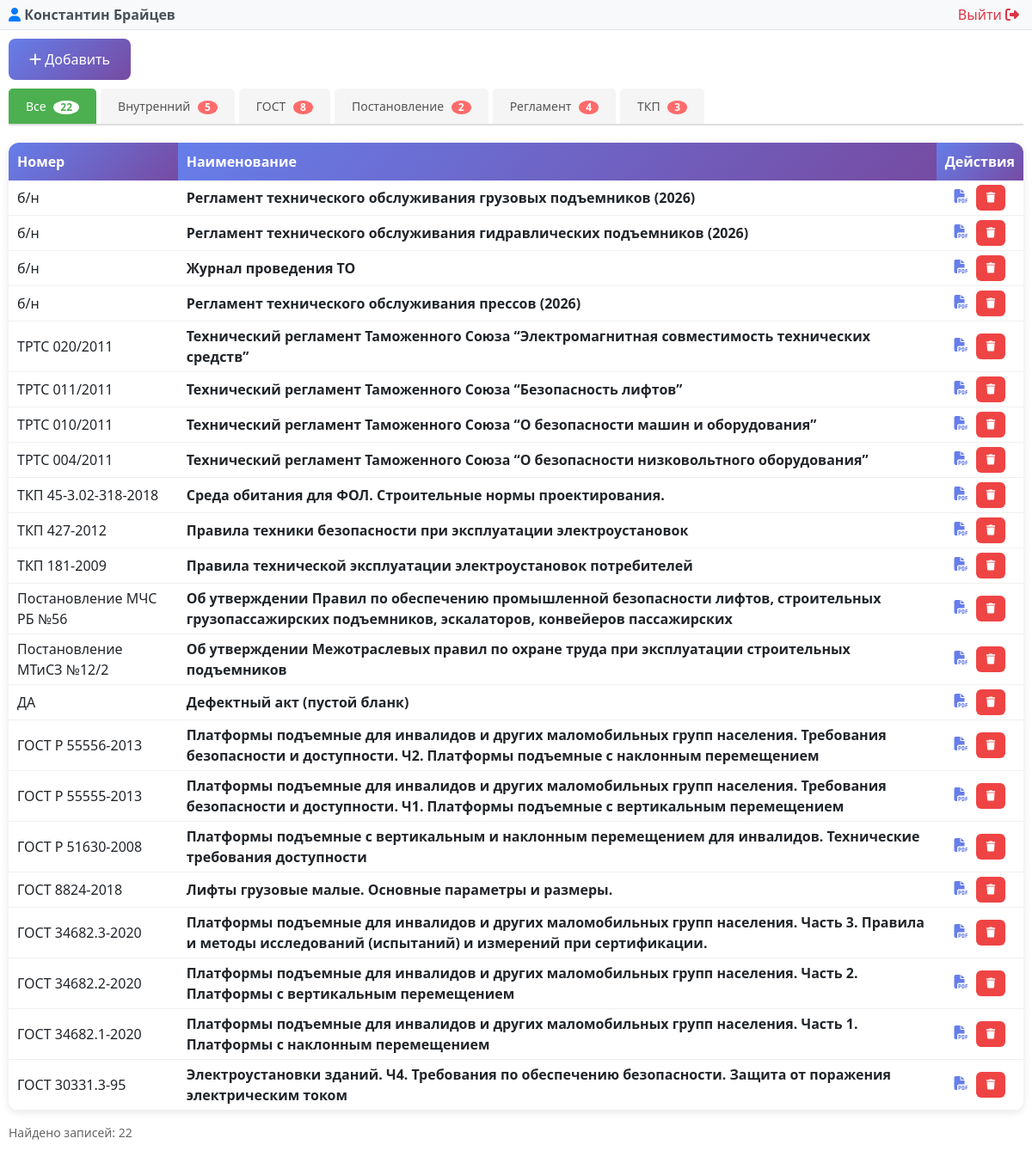
Page /document.php (signed in) on the committed database.
### tables this page shows
CREATE TABLE "LIFTEH_document" (
            id INTEGER PRIMARY KEY AUTOINCREMENT, `nomer` TEXT,
            name TEXT NOT NULL,
            link TEXT NOT NULL,
            category TEXT NOT NULL,
            created_at TIMESTAMP DEFAULT CURRENT_TIMESTAMP);

### document.php (called while the page is built, shortened)
<?php
require __DIR__ . '/modules/document/document.php';

### modules/auth/auth.php (called while the page is built, shortened)
<?php
function getCurrentUser() {
    try {
        $pdo = new PDO("sqlite:" . DB_PATH);
        $pdo->setAttribute(PDO::ATTR_ERRMODE, PDO::ERRMODE_EXCEPTION);
        $stmt = $pdo->prepare("SELECT id, username, email, first_name, last_name, is_superuser, is_staff, is_active, dogovor FROM auth_user WHERE id = ?");
        $stmt->execute([$_SESSION['user_id']]);
        return $stmt->fetch(PDO::FETCH_ASSOC);
    } catch (PDOException $e) {
        error_log("Ошибка получения пользователя: " . $e->getMessage());
        return null;
    }
}
?>

### modules/document/document.php (the view, shortened to what this page needs)
<?php
require_once __DIR__ . '/../../modules/auth/auth.php';
$currentUser = getCurrentUser();
try {
    $pdo = new PDO('sqlite:' . DB_PATH);
    $pdo->setAttribute(PDO::ATTR_ERRMODE, PDO::ERRMODE_EXCEPTION);
    $stmt = $pdo->query("SELECT * FROM LIFTEH_document ORDER BY nomer DESC");
    $documents = $stmt->fetchAll(PDO::FETCH_ASSOC);
    $stmt = $pdo->query("SELECT DISTINCT category FROM LIFTEH_document ORDER BY category");
    $categories = $stmt->fetchAll(PDO::FETCH_COLUMN);
    $groupedDocuments = [];
    foreach ($documents as $doc) {
        $groupedDocuments[$doc['category']][] = $doc;
    }
} catch (PDOException $e) {
    die("Ошибка подключения к базе данных: " . $e->getMessage());
}
?>
<!DOCTYPE html>
<html lang="ru">
<?php $pageTitle = 'Документы'; include __DIR__ . '/../../includes/header.php'; ?>
<body>
    <?php include __DIR__ . '/../../modules/admin/user_panel.php'; ?>
    <div class="container">
        <div class="document-header">
            <div>
                <button class="add-document-btn" onclick="openModal()">
                    <i class="fas fa-plus"></i> Добавить
                </button>
            </div>
        </div>
        <div class="tabs-container">
            <div class="tabs" id="tabsContainer">
                <button class="tab-btn active" data-tab="all">
                    Все
                    <span class="badge"><?= count($documents) ?></span>
                </button>
                <?php foreach ($categories as $category): ?>
                    <button class="tab-btn" data-tab="<?= htmlspecialchars($category) ?>">
                        <?= htmlspecialchars($category) ?>
                        <span class="badge"><?= isset($groupedDocuments[$category]) ? count($groupedDocuments[$category]) : 0 ?></span>
                    </button>
                <?php endforeach; ?>
            </div>
        </div>
        <div id="tabContentContainer">
            <div class="tab-content active" data-tab="all">
                <table class="document-table">
                    <thead>
                        <tr>
                            <th>Номер</th>
                            <th>Наименование</th>
                            <th style="width: 5%;">Действия</th>
                        </tr>
                    </thead>
                    <tbody>
                        <?php if (count($documents) > 0): ?>
                            <?php foreach ($documents as $doc): ?>
                                <tr>
                                    <td><?= htmlspecialchars($doc['nomer']) ?></td>
                                    <td><strong><?= htmlspecialchars($doc['name']) ?></strong></td>
                                    <td style="text-align: center;">
                                        <a href="<?= htmlspecialchars($doc['link']) ?>" target="_blank" class="document-link">
                                            <i class="fas fa-file-pdf"></i>
                                        </a>
                                        <button style="margin-left: 5px;" class="delete-btn" onclick="deleteDocument(<?= $doc['id'] ?>)">
                                            <i class="fas fa-trash"></i>
                                        </button>
                                    </td>
                                </tr>
                            <?php endforeach; ?>
                        <?php else: ?>
                            <tr>
                                <td colspan="3" class="empty-state">📭 Документы не найдены</td>
                            </tr>
                        <?php endif; ?>
                    </tbody>
                </table>
            </div>
        </div>
        <div class="count">Найдено записей: <?= count($documents); ?></div>
    </div>
</body>
</html>

### modules/admin/user_panel.php (shortened to what this page needs)
<div class="user-panel">
    <div class="user-info">
        <span class="user-name">
            <i class="fas fa-user"></i>
            <?php echo htmlspecialchars($currentUser['first_name'] ?? ''); ?>
            <?php echo htmlspecialchars($currentUser['last_name'] ?? ''); ?>
        </span>
        <a href="/modules/auth/logout.php" class="logout-btn">
          Выйти <i class="fas fa-sign-out-alt"></i>
        </a>
    </div>
</div>

### assets/css/document_styles.css (style rules this page uses)
.container { max-width: 1400px; padding: 10px; margin: 0 auto; overflow-x: auto; }
.document-header { margin-bottom: 10px; }
.add-document-btn { background: linear-gradient(135deg, #667eea 0%, #764ba2 100%); color: white; border: none; padding: 12px 24px; border-radius: 8px; font-size: 16px; cursor: pointer; transition: transform 0.2s, box-shadow 0.2s; }
.document-table { width: 100%; background: white; border-radius: 12px; overflow: hidden; box-shadow: 0 2px 10px rgba(0, 0, 0, 0.1); }
.document-table th { background: linear-gradient(135deg, #667eea 0%, #764ba2 100%); color: white; padding: 10px; text-align: left; font-weight: 600; }
.document-table td { padding: 5px 10px; border-bottom: 1px solid #f0f0f0; }
.document-link { color: #667eea; text-decoration: none; transition: color 0.2s; }
.delete-btn { background: #ef4444; color: white; border: none; padding: 6px 12px; border-radius: 6px; cursor: pointer; font-size: 12px; transition: background 0.2s; }
.count { margin: 15px 0; color: #666; font-size: 14px; }

### modules/document/document.php (style rules this page uses)
.tabs-container { margin-bottom: 20px; }
.tabs { display: flex; gap: 5px; border-bottom: 2px solid #ddd; padding-bottom: 0; flex-wrap: wrap; }
.tab-btn { padding: 10px 20px; background: #f5f5f5; border: none; border-radius: 5px 5px 0 0; cursor: pointer; font-size: 14px; font-weight: 500; color: #555; transition: all 0.3s; position: relative; }
.tab-btn.active { background: #4CAF50; color: white; }
.tab-btn .badge { background: #ff6b6b; color: white; border-radius: 50%; padding: 2px 8px; font-size: 12px; margin-left: 5px; }
.tab-btn.active .badge { background: white; color: #4CAF50; }
.tab-content { display: none; animation: fadeIn 0.3s ease; }
.tab-content.active { display: block; }

### modules/admin/user_panel.php (style rules this page uses)
.user-panel { background-color: #f8f9fa; padding: 5px 10px; border-bottom: 1px solid #dee2e6; margin-bottom: 0px; }
.user-info { max-width: 1200px; margin: 0 auto; display: flex; justify-content: space-between; align-items: center; }
.user-name { font-weight: bold; color: #495057; }
.user-name i { color: #007bff; }
.logout-btn { color: #dc3545; text-decoration: none; border-radius: 4px; transition: background-color 0.3s; }
.logout-btn i { margin-right: 5px; }

### rows in the picture
lifteh_document: nomer "б/н", name "Регламент технического обслуживания грузовых подъемников (2026)"
lifteh_document: nomer "б/н", name "Регламент технического обслуживания гидравлических подъемников (2026)"
lifteh_document: nomer "б/н", name "Журнал проведения ТО"
lifteh_document: nomer "б/н", name "Регламент технического обслуживания прессов (2026)"
lifteh_document: nomer "ТРТС 020/2011", name "Технический регламент Таможенного Союза “Электромагнитная совместимость технических средств”"
lifteh_document: nomer "ТРТС 011/2011", name "Технический регламент Таможенного Союза “Безопасность лифтов”"
lifteh_document: nomer "ТРТС 010/2011", name "Технический регламент Таможенного Союза “О безопасности машин и оборудования”"
lifteh_document: nomer "ТРТС 004/2011", name "Технический регламент Таможенного Союза “О безопасности низковольтного оборудования”"
lifteh_document: nomer "ТКП 45-3.02-318-2018", name "Среда обитания для ФОЛ. Строительные нормы проектирования."
lifteh_document: nomer "ТКП 427-2012", name "Правила техники безопасности при эксплуатации электроустановок"
lifteh_document: nomer "ТКП 181-2009", name "Правила технической эксплуатации электроустановок потребителей"
lifteh_document: nomer "Постановление МЧС РБ №56", name "Об утверждении Правил по обеспечению промышленной безопасности лифтов, строительных грузопассажирских подъемников, эскалаторов, конвейеров пассажирских"
lifteh_document: nomer "Постановление МТиСЗ №12/2", name "Об утверждении Межотраслевых правил по охране труда при эксплуатации строительных подъемников"
lifteh_document: nomer "ДА", name "Дефектный акт (пустой бланк)"
lifteh_document: nomer "ГОСТ Р 55556-2013", name "Платформы подъемные для инвалидов и других маломобильных групп населения. Требования безопасности и доступности. Ч2. Платформы подъемные с наклонным перемещением"
lifteh_document: nomer "ГОСТ Р 55555-2013", name "Платформы подъемные для инвалидов и других маломобильных групп населения. Требования безопасности и доступности. Ч1. Платформы подъемные с вертикальным перемещением"
lifteh_document: nomer "ГОСТ Р 51630-2008", name "Платформы подъемные с вертикальным и наклонным перемещением для инвалидов. Технические требования доступности"
lifteh_document: nomer "ГОСТ 8824-2018", name "Лифты грузовые малые. Основные параметры и размеры."
lifteh_document: nomer "ГОСТ 34682.3-2020", name "Платформы подъемные для инвалидов и других маломобильных групп населения. Часть 3. Правила и методы исследований (испытаний) и измерений при сертификации."
lifteh_document: nomer "ГОСТ 34682.2-2020", name "Платформы подъемные для инвалидов и других маломобильных групп населения. Часть 2. Платформы с вертикальным перемещением"
lifteh_document: nomer "ГОСТ 34682.1-2020", name "Платформы подъемные для инвалидов и других маломобильных групп населения. Часть 1. Платформы с наклонным перемещением"
lifteh_document: nomer "ГОСТ 30331.3-95", name "Электроустановки зданий. Ч4. Требования по обеспечению безопасности. Защита от поражения электрическим током"

### other values in the picture
$currentUser['first_name'] "Константин"
$currentUser['last_name'] "Брайцев"
count($documents) "22"
$category "Внутренний"
count($groupedDocuments[$category]) "5"
$category "ГОСТ"
count($groupedDocuments[$category]) "8"
$category "Постановление"
count($groupedDocuments[$category]) "2"
$category "Регламент"
count($groupedDocuments[$category]) "4"
$category "ТКП"
count($groupedDocuments[$category]) "3"
